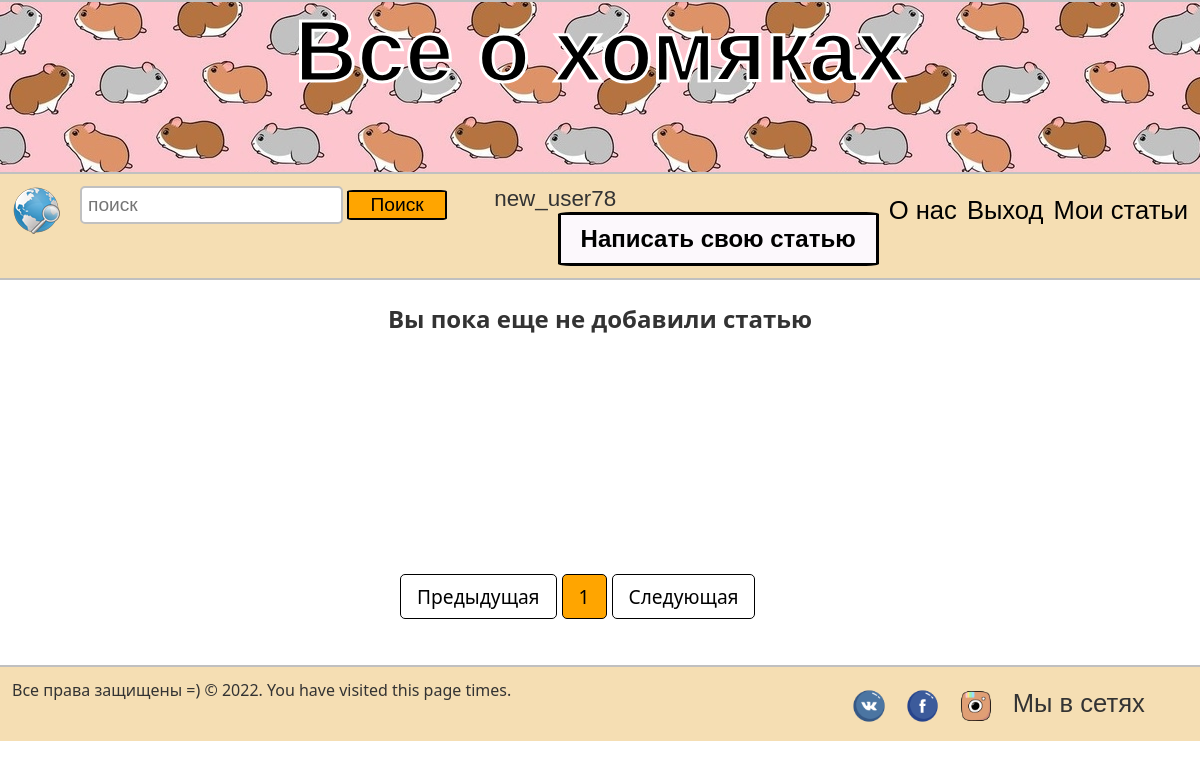
Page /my_articles (signed in) on the earlier database version.
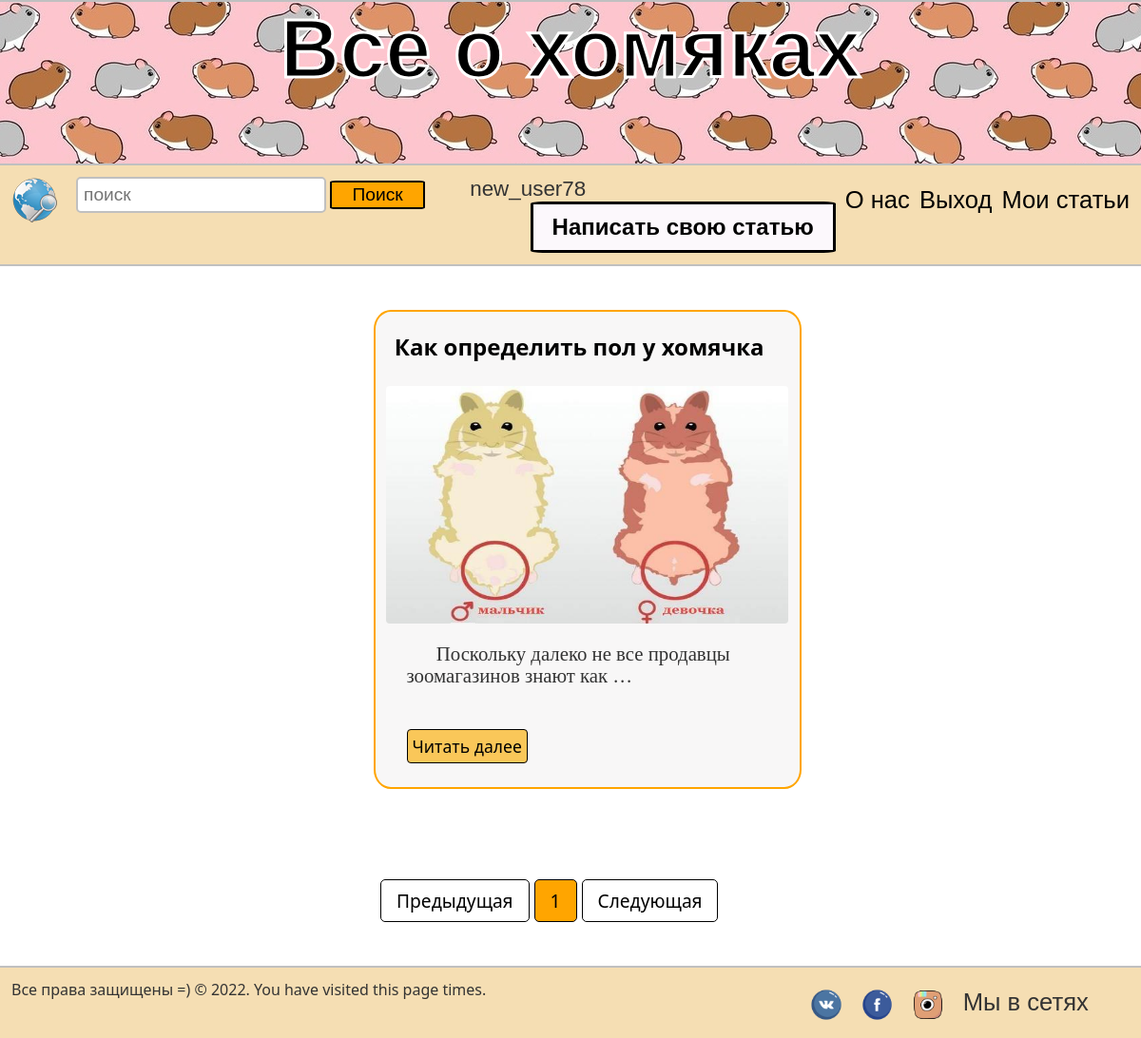
Same page on the later database version.
### myblog/models.py (models this page shows, shortened)
class Post(models.Model):
    title = models.CharField(max_length=200)
    url = models.SlugField(null=False, unique=True)
    content = models.TextField()
    image = models.ImageField()
    created_at = models.DateField(default=timezone.now)
    author = models.ForeignKey(User, on_delete=models.CASCADE)

### myblog/views.py (the view)
# urls.py: path('my_articles', UserPostsView.as_view(), name='my_articles'),
class UserPostsView(View):
    def get(self, request, *args, **kwargs):
        posts = Post.objects.filter(author=request.user)
        paginator = Paginator(posts, 6)
        page_number = request.GET.get('page')
        page_obj = paginator.get_page(page_number)
        return render(request, 'myblog/my_articles.html', context={
            'page_obj': page_obj
        })

### myblog/templates/myblog/my_articles.html (shortened to what this page needs)
{% extends './base.html' %}
{% load static %}
{% block content %}
	<div class="wrapper">
		<div class="articles">
            {% if page_obj %}
                {% for post in page_obj %}
                <div class="article">
					<div class="content">
						<div class="title">
							<h4>{{ post.title|safe }}</h4>
						</div>
						<img src="media/{{ post.image }}" title="Humster picture">
						<p>{{ post.content|truncatewords:8 }}</p>
					</div>
					<a href="{% url 'post_detail' slug=post.url %}">Читать далее</a>
                </div>
                {% endfor %}
            {% else %}
            <div class="no_my_article">
                <h2>Вы пока еще не добавили статью</h2>
            </div>
            {% endif %}
		</div>
	</div>
	{% endblock content %}
{% block pagination %}
    <div class="pagin_div">
        <nav class="pagination">
        <ul class="pagination">
            {% if page_obj.has_previous %}
                <a class="" href="?page={{ page_obj.previous_page_number }}" tabindex="-1">Предыдущая</a>
            {% else %}
                <li><a href="#" tabindex="-1">Предыдущая</a></li>
            {% endif %}
            {% for i in page_obj.paginator.page_range %}
                {% if i == page_obj.number %}
                    <li><a href="?page={{ i }}" class="sr-only">{{ i }}</a></li>
                {% else %}
                    <li><a href="?page={{ i }}" >{{ i }}</a></li>
                {% endif %}
            {% endfor %}
        {% if page_obj.has_next %}
            <a class="next" href="?page={{ page_obj.next_page_number }}">Следующая</a>
        {% else %}
            <li class="next"><a href="#">Следующая</a></li>
        {% endif %}
        </ul>
    </nav>
    </div>
    <br>
{% endblock %}

Differences in the rows shown:
added Post: title "Как определить пол у хомячка", image (picture), content "Поскольку далеко не все продавцы зоомагазинов знают как …"
Other differences:
text no longer shown: "Вы пока еще не добавили статью"
